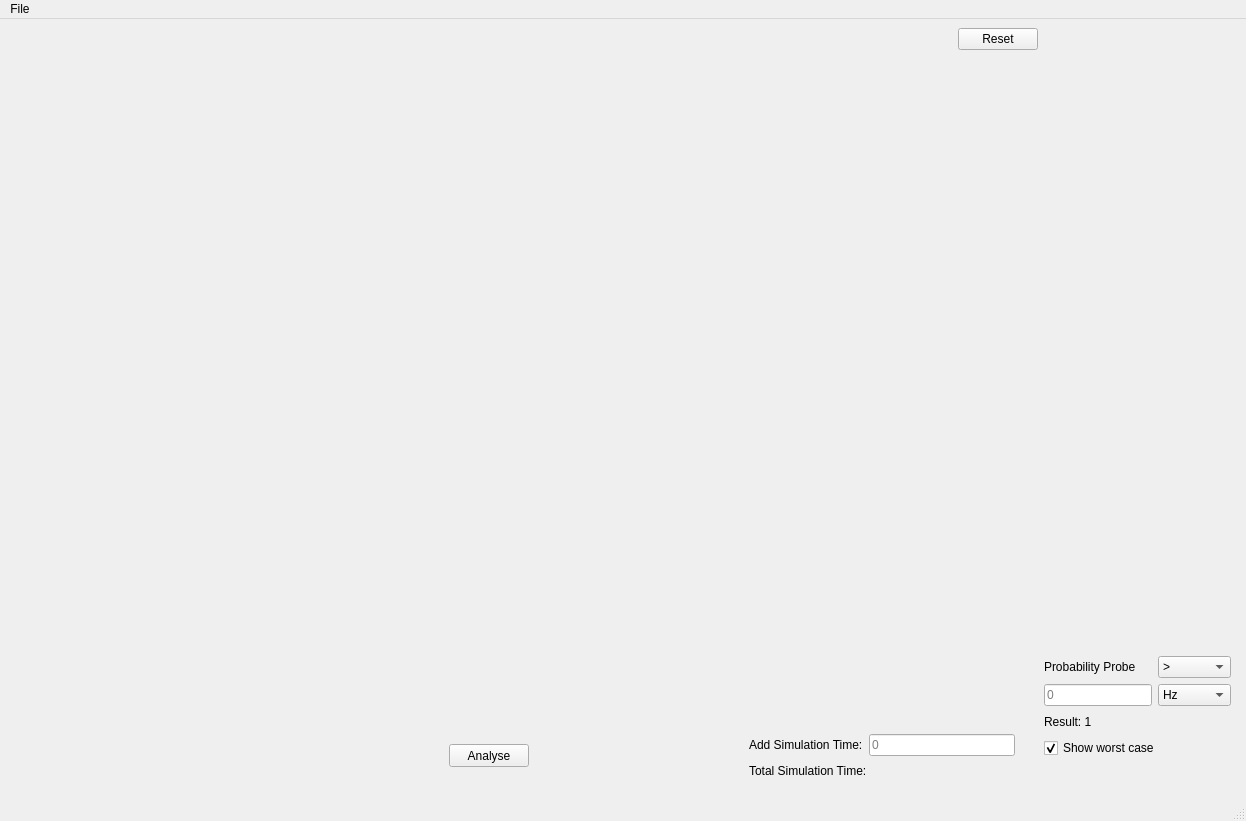
<?xml version="1.0" encoding="UTF-8"?>
<ui version="4.0">
 <class>MainWindow</class>
 <widget class="QMainWindow" name="MainWindow">
  <property name="geometry">
   <rect>
    <x>0</x>
    <y>0</y>
    <width>1246</width>
    <height>821</height>
   </rect>
  </property>
  <property name="windowTitle">
   <string>MainWindow</string>
  </property>
  <widget class="QWidget" name="centralwidget">
   <layout class="QGridLayout" name="gridLayout_2">
    <item row="0" column="0">
     <layout class="QHBoxLayout" name="horizontalLayout_2">
      <item>
       <spacer name="horizontalSpacer">
        <property name="orientation">
         <enum>Qt::Horizontal</enum>
        </property>
        <property name="sizeHint" stdset="0">
         <size>
          <width>36</width>
          <height>17</height>
         </size>
        </property>
       </spacer>
      </item>
      <item>
       <widget class="QPushButton" name="ResetButton">
        <property name="text">
         <string>Reset</string>
        </property>
       </widget>
      </item>
     </layout>
    </item>
    <item row="1" column="0" rowspan="2">
     <widget class="MplWidget" name="MplWidget" native="true">
      <property name="sizePolicy">
       <sizepolicy hsizetype="Expanding" vsizetype="Expanding">
        <horstretch>16</horstretch>
        <verstretch>100</verstretch>
       </sizepolicy>
      </property>
      <property name="minimumSize">
       <size>
        <width>480</width>
        <height>320</height>
       </size>
      </property>
     </widget>
    </item>
    <item row="3" column="0">
     <widget class="QWidget" name="widget_2" native="true">
      <property name="sizePolicy">
       <sizepolicy hsizetype="Preferred" vsizetype="Expanding">
        <horstretch>0</horstretch>
        <verstretch>20</verstretch>
       </sizepolicy>
      </property>
      <widget class="QPushButton" name="analButton">
       <property name="geometry">
        <rect>
         <x>440</x>
         <y>20</y>
         <width>80</width>
         <height>23</height>
        </rect>
       </property>
       <property name="sizePolicy">
        <sizepolicy hsizetype="Expanding" vsizetype="Fixed">
         <horstretch>2</horstretch>
         <verstretch>0</verstretch>
        </sizepolicy>
       </property>
       <property name="text">
        <string>Analyse</string>
       </property>
      </widget>
      <widget class="QWidget" name="layoutWidget">
       <property name="geometry">
        <rect>
         <x>740</x>
         <y>10</y>
         <width>266</width>
         <height>46</height>
        </rect>
       </property>
       <layout class="QGridLayout" name="gridLayout">
        <item row="0" column="0">
         <widget class="QLabel" name="addtime">
          <property name="text">
           <string>Add Simulation Time:</string>
          </property>
         </widget>
        </item>
        <item row="0" column="1">
         <widget class="QLineEdit" name="addtimetext">
          <property name="inputMethodHints">
           <set>Qt::ImhNone</set>
          </property>
          <property name="placeholderText">
           <string>0</string>
          </property>
         </widget>
        </item>
        <item row="1" column="0" colspan="2">
         <widget class="QLabel" name="totaltime">
          <property name="text">
           <string>Total Simulation Time:</string>
          </property>
         </widget>
        </item>
       </layout>
      </widget>
     </widget>
    </item>
    <item row="1" column="1" rowspan="3">
     <widget class="QWidget" name="right" native="true">
      <property name="sizePolicy">
       <sizepolicy hsizetype="Preferred" vsizetype="Expanding">
        <horstretch>3</horstretch>
        <verstretch>0</verstretch>
       </sizepolicy>
      </property>
      <widget class="QWidget" name="layoutWidget">
       <property name="geometry">
        <rect>
         <x>0</x>
         <y>0</y>
         <width>189</width>
         <height>716</height>
        </rect>
       </property>
       <layout class="QVBoxLayout" name="verticalLayout">
        <item>
         <widget class="QWidget" name="rightwidget" native="true">
          <property name="sizePolicy">
           <sizepolicy hsizetype="Preferred" vsizetype="Expanding">
            <horstretch>0</horstretch>
            <verstretch>10</verstretch>
           </sizepolicy>
          </property>
          <property name="minimumSize">
           <size>
            <width>0</width>
            <height>0</height>
           </size>
          </property>
          <widget class="QWidget" name="">
           <property name="geometry">
            <rect>
             <x>0</x>
             <y>600</y>
             <width>187</width>
             <height>102</height>
            </rect>
           </property>
           <layout class="QFormLayout" name="formLayout">
            <item row="0" column="1">
             <widget class="QComboBox" name="psign">
              <item>
               <property name="text">
                <string>&gt;</string>
               </property>
              </item>
              <item>
               <property name="text">
                <string>&lt;</string>
               </property>
              </item>
             </widget>
            </item>
            <item row="1" column="0">
             <widget class="QLineEdit" name="calctext">
              <property name="sizePolicy">
               <sizepolicy hsizetype="Expanding" vsizetype="Fixed">
                <horstretch>5</horstretch>
                <verstretch>0</verstretch>
               </sizepolicy>
              </property>
              <property name="placeholderText">
               <string>0</string>
              </property>
             </widget>
            </item>
            <item row="1" column="1">
             <widget class="QComboBox" name="fcunit">
              <property name="sizePolicy">
               <sizepolicy hsizetype="Expanding" vsizetype="Fixed">
                <horstretch>2</horstretch>
                <verstretch>0</verstretch>
               </sizepolicy>
              </property>
              <item>
               <property name="text">
                <string>Hz</string>
               </property>
              </item>
              <item>
               <property name="text">
                <string>kHz</string>
               </property>
              </item>
              <item>
               <property name="text">
                <string>MHz</string>
               </property>
              </item>
              <item>
               <property name="text">
                <string>GHz</string>
               </property>
              </item>
             </widget>
            </item>
            <item row="0" column="0">
             <widget class="QLabel" name="label">
              <property name="text">
               <string>Probability Probe</string>
              </property>
             </widget>
            </item>
            <item row="3" column="0" colspan="2">
             <widget class="QCheckBox" name="wstcase">
              <property name="sizePolicy">
               <sizepolicy hsizetype="Minimum" vsizetype="Fixed">
                <horstretch>0</horstretch>
                <verstretch>1</verstretch>
               </sizepolicy>
              </property>
              <property name="text">
               <string>Show worst case</string>
              </property>
              <property name="checked">
               <bool>true</bool>
              </property>
             </widget>
            </item>
            <item row="2" column="0" colspan="2">
             <widget class="QLabel" name="presult">
              <property name="text">
               <string>Result: 1</string>
              </property>
             </widget>
            </item>
           </layout>
          </widget>
         </widget>
        </item>
       </layout>
      </widget>
     </widget>
    </item>
   </layout>
  </widget>
  <widget class="QMenuBar" name="menubar">
   <property name="geometry">
    <rect>
     <x>0</x>
     <y>0</y>
     <width>1246</width>
     <height>20</height>
    </rect>
   </property>
   <widget class="QMenu" name="menuFile">
    <property name="title">
     <string>File</string>
    </property>
    <addaction name="actionOpen_File"/>
   </widget>
   <addaction name="menuFile"/>
  </widget>
  <widget class="QStatusBar" name="statusBar"/>
  <action name="actionOpen_File">
   <property name="text">
    <string>Open File</string>
   </property>
  </action>
 </widget>
 <customwidgets>
  <customwidget>
   <class>MplWidget</class>
   <extends>QWidget</extends>
   <header>MplWidget.h</header>
   <container>1</container>
  </customwidget>
 </customwidgets>
 <resources/>
 <connections/>
</ui>
